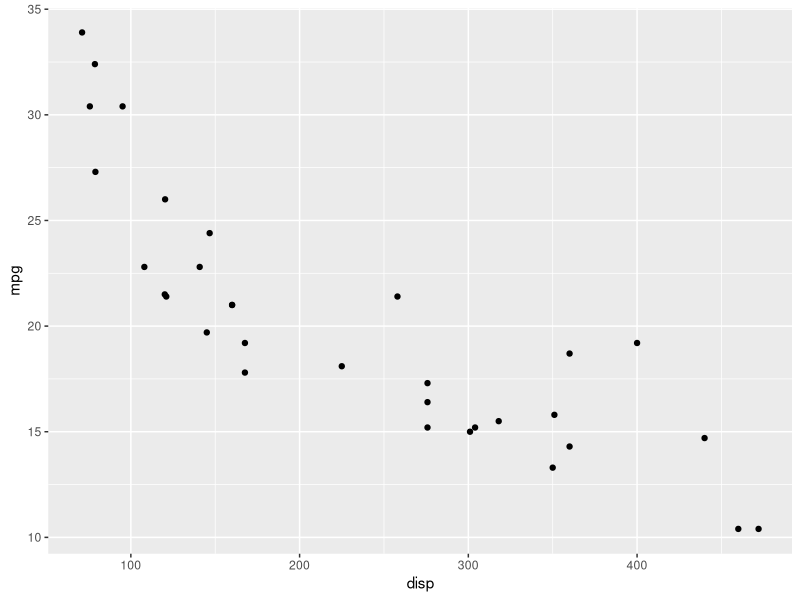
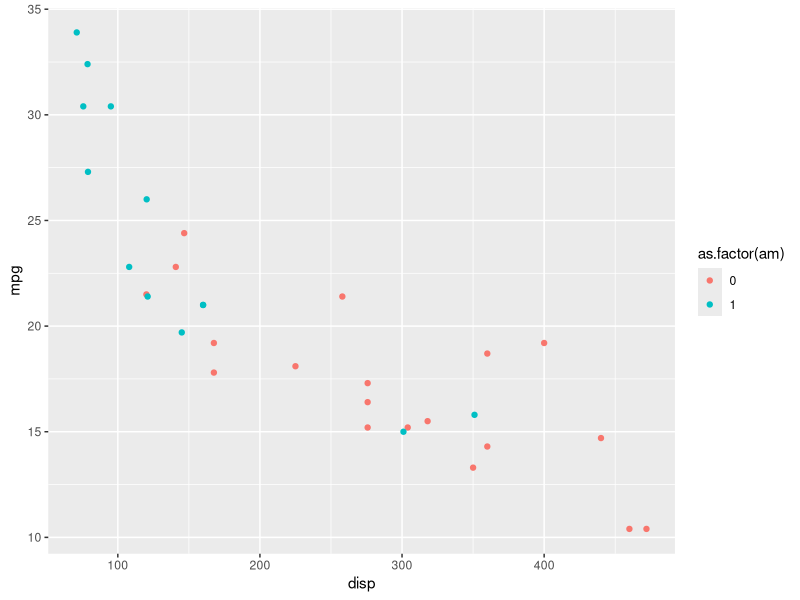
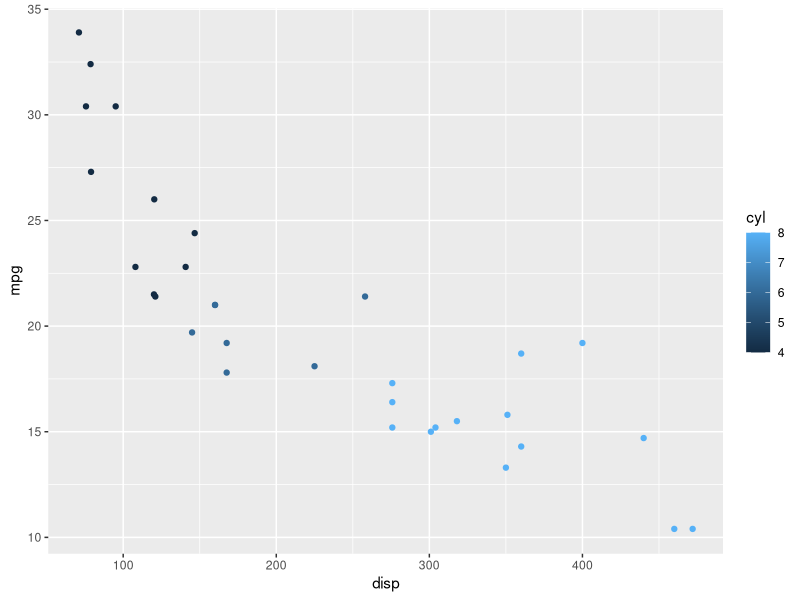
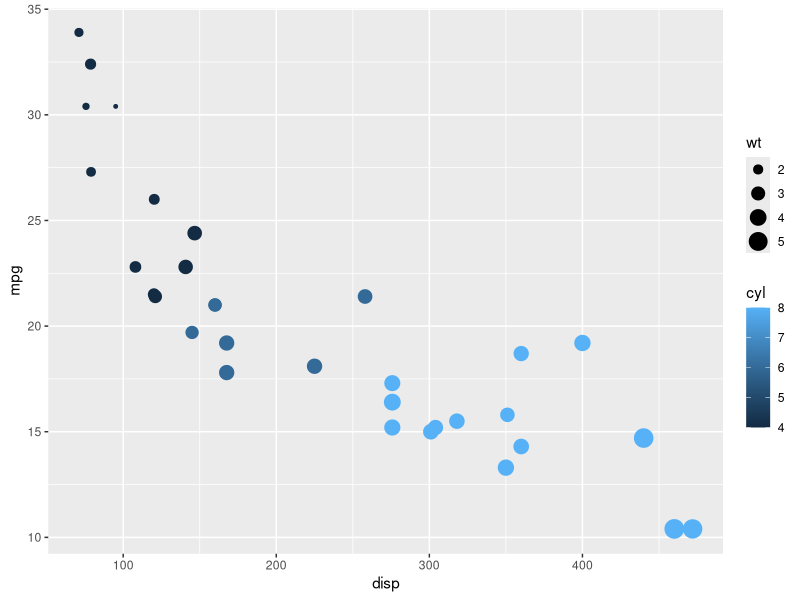

These charts were generated, in order, by the following R code:
#install.packages("ggplot2")
library(ggplot2)



#exemplos: http://curso-r.github.io/posts/aula05.html   
head(mtcars)
ggplot(data = mtcars, aes(x = disp, y = mpg)) + 
  geom_point()


#variavel am como diferencial cor
ggplot(data = mtcars, aes(x = disp, y = mpg, colour = as.factor(am))) + 
  geom_point()


#escala de cor em azul cyl
ggplot(mtcars, aes(x = disp, y = mpg, colour = cyl)) + 
  geom_point()


# tamanho dos pontos por uma variavel de interesse
ggplot(mtcars, aes(x = disp, y = mpg, colour = cyl, size = wt)) +
  geom_point()